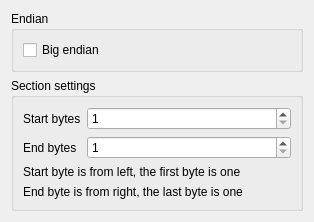
<?xml version="1.0" encoding="UTF-8"?>
<ui version="4.0">
 <class>SAKInputCrcSettingsDialog</class>
 <widget class="QDialog" name="SAKInputCrcSettingsDialog">
  <property name="geometry">
   <rect>
    <x>0</x>
    <y>0</y>
    <width>314</width>
    <height>186</height>
   </rect>
  </property>
  <property name="windowTitle">
   <string notr="true">Dialog</string>
  </property>
  <layout class="QVBoxLayout" name="verticalLayout">
   <item>
    <widget class="QGroupBox" name="groupBox">
     <property name="title">
      <string>Endian</string>
     </property>
     <layout class="QVBoxLayout" name="verticalLayout_2">
      <item>
       <widget class="QCheckBox" name="bigEndianCheckBox">
        <property name="text">
         <string>Big endian</string>
        </property>
       </widget>
      </item>
     </layout>
    </widget>
   </item>
   <item>
    <widget class="QGroupBox" name="groupBox_2">
     <property name="title">
      <string>Section settings</string>
     </property>
     <layout class="QGridLayout" name="gridLayout">
      <item row="1" column="1">
       <widget class="QSpinBox" name="endSpinBox">
        <property name="minimum">
         <number>1</number>
        </property>
        <property name="maximum">
         <number>999</number>
        </property>
       </widget>
      </item>
      <item row="2" column="0" colspan="2">
       <widget class="QLabel" name="label_3">
        <property name="text">
         <string>Start byte is from left, the first byte is one</string>
        </property>
       </widget>
      </item>
      <item row="1" column="0">
       <widget class="QLabel" name="label_2">
        <property name="text">
         <string>End bytes</string>
        </property>
       </widget>
      </item>
      <item row="0" column="0">
       <widget class="QLabel" name="label">
        <property name="text">
         <string>Start bytes</string>
        </property>
       </widget>
      </item>
      <item row="0" column="1">
       <widget class="QSpinBox" name="startSpinBox">
        <property name="sizePolicy">
         <sizepolicy hsizetype="Expanding" vsizetype="Fixed">
          <horstretch>0</horstretch>
          <verstretch>0</verstretch>
         </sizepolicy>
        </property>
        <property name="minimum">
         <number>1</number>
        </property>
        <property name="maximum">
         <number>999</number>
        </property>
       </widget>
      </item>
      <item row="3" column="0" colspan="2">
       <widget class="QLabel" name="label_4">
        <property name="text">
         <string>End byte is from right, the last byte is one</string>
        </property>
       </widget>
      </item>
     </layout>
    </widget>
   </item>
  </layout>
 </widget>
 <resources/>
 <connections/>
</ui>
